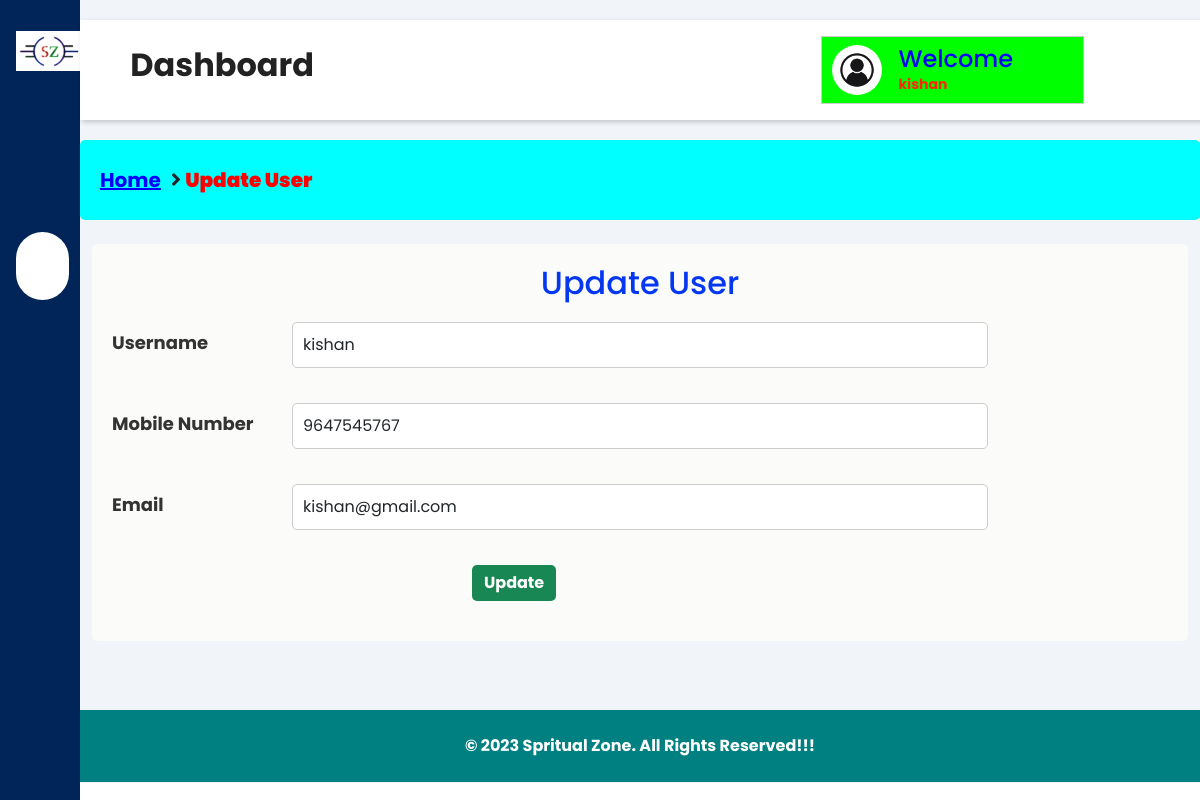
Page /admin/update-user.php?id=1 (signed in) on the committed database.
### tables this page shows
CREATE TABLE `register` (
  `id` int(11) NOT NULL,
  `username` varchar(40) NOT NULL,
  `mob` varchar(40) NOT NULL,
  `email` varchar(40) NOT NULL,
  `password` varchar(40) NOT NULL
);

### admin/update-user.php (the view, shortened to what this page needs)
<html>
<head>
    <link href="https://cdn.jsdelivr.net/npm/bootstrap@5.2.1/dist/css/bootstrap.min.css" rel="stylesheet">
    <link rel="stylesheet" href="https://maxst.icons8.com/vue-static/landings/line-awesome/line-awesome/1.3.0/css/line-awesome.min.css">
    <link rel="stylesheet" href="https://cdnjs.cloudflare.com/ajax/libs/font-awesome/5.15.3/css/all.min.css">
</head>
<body>
    <div class="sidebar">
        <div class="sidebar-brand">
            <h2>
            </h2>
        </div>
        <div class="sidebar-menu">
            <ul>
                <li>
                    <a href="dashboard.php"><span class="las la-igloo"></span>
                        <span>Dashboard</span></a>
                </li>
                <li>
                    <a href="manage-packages.php"><span class="las la-route"></span>
                        <span>Tour Packages</span></a>
                </li>
                <li>
                    <a href="manage-users.php" class="active"><span class="las la-users"></span>
                        <span>Manage Users</span></a>
                </li>
                <li>
                    <a href="manage-bookings.php"><span class="las la-book"></span>
                        <span>Manage Booking</span></a>
                </li>
                <li>
                    <a href="ticket-details.php"><span class="las la-file-invoice-dollar"></span>
                        <span>Ticket Details</span></a>
                </li>
                <li>
                    <a href="manage-feedback.php"><span class="las la-comments"></span>
                        <span>User Feedback</span></a>
                </li>
            </ul>
        </div>
    </div>
    <div class="main-content">
    <?php include 'includes/header.php'; ?>
        <main>
            <div class="custom-link">
                <a href="dashboard.php">Home</a>
                <i class="fa fa-angle-right"></i> &nbsp;<span style="color: red;"><b>Update User</b></span>
            </div>
            <div class="container-fluid mt-4">
                <div class="row">
                    <div class="col-md-12">
                        <form action="" method="POST">
                            <b>
                                <h2 class="heading">Update User</h2>
                            </b>
                            <?php
                            if (isset($_GET['id'])) {
                                $id = $_GET['id'];
                            } else {
                                echo "ID parameter is missing.";
                                exit;
                            }
                            $con = mysqli_connect("localhost", "root", "", "project");
                            $query = "select * from register where id='$id'";
                            $select = mysqli_query($con, $query);
                            $row = mysqli_fetch_assoc($select);
                            ?>
                            <div class="form-group row">
                                <label for="username" class="col-sm-2 col-form-label form-label">Username</label>
                                <div class="col-sm-8">
                                    <input type="text" class="form-control form-input" id="username" name="name" autocomplete="off" placeholder="Enter Username" value='<?php echo $row['username']; ?>' required>
                                </div>
                            </div>
                            <div class="form-group row">
                                <label for="mobileno" class="col-sm-2 col-form-label form-label">Mobile Number</label>
                                <div class="col-sm-8">
                                    <input type="tel" class="form-control form-input" id="mobileno" name="mob" autocomplete="off" maxlength="10" placeholder="Enter Mobile No." value='<?php echo $row['mob']; ?>' required>
                                </div>
                            </div>
                            <div class="form-group row">
                                <label for="email" class="col-sm-2 col-form-label form-label">Email</label>
                                <div class="col-sm-8">
                                    <input type="email" class="form-control form-input" id="email" name="email" autocomplete="off" placeholder="Enter Email ID" value='<?php echo $row['email']; ?>' required>
                                </div>
                            </div>
                            <div class="form-group row">
                                <div class="col-sm-8 offset-sm-4 btn-container">
                                    <button type="submit" name="submit" class="btn btn-success"><b>Update</b></button>
                                </div>
                            </div>
                        </form>
                    </div>
                </div>
            </div>
        </main>
        <?php include 'includes/footer.php'; ?>
    </div>
</body>
</html>

### admin/update-user.php (style rules this page uses)
:root { --main-color: #012558; --color-dark: #1D2231; --text-grey: #8390A2; }
* { padding: 0; margin: 0; box-sizing: border-box; list-style-type: none; text-decoration: none; font-family: 'Poppins', sans-serif; }
.sidebar { width: 300px; position: fixed; left: 0; top: 0; height: 100%; background: var(--main-color); z-index: 100; transition: width 300ms; }
.sidebar-brand { height: 90px; padding: 1rem 0rem 1rem 2rem; color: #fff; }
.sidebar-menu { margin-top: 1rem; }
.sidebar-menu li { width: 100%; margin-bottom: 1.7rem; padding-left: 2rem; }
.sidebar-menu ul { padding: 0; margin: 0; box-sizing: border-box; list-style-type: none; }
.sidebar-menu a { padding-left: 1rem; display: block; width: 83%; color: #fff; font-size: 1.1rem; text-decoration: none; }
.sidebar-menu a.active { background: #fff; padding-top: 1rem; padding-bottom: 1rem; color: var(--main-color); border-radius: 30px; text-decoration: none; font-weight: bold; }
.sidebar-menu a span:first-child { font-size: 1.5rem; padding-right: 1rem; }
.main-content { margin-left: 300px; transition: margin-left 300ms; padding-top: 10px; background-color: #f1f5f9; }
main { padding-top: 130px; background-color: #f1f5f9; min-height: calc(100vh - 100px); }
@media only screen and (max-width: 1200px) { .sidebar { width: 80px; } }
@media only screen and (max-width: 1200px) { .sidebar .sidebar-brand, .sidebar li { padding-left: 1rem; text-align: center; } }
@media only screen and (max-width: 1200px) { .sidebar li a { padding-left: 0rem; } }
@media only screen and (max-width: 1200px) { .main-content { margin-left: 80px; } }
.custom-link { display: flex; align-items: center; background-color: aqua; padding: 10px 20px; border-radius: 5px; text-align: center; margin-bottom: 20px; height: 10%; font-size: 20px; }
.custom-link a { display: inline-block; vertical-align: middle; margin-right: 10px; color: blue; }
.custom-link i { font-size: 20px; vertical-align: middle; }
.custom-link { font-weight: bold; }
.heading { text-align: center; color: #0437F2; margin-bottom: 20px; }
body { font-family: Arial, sans-serif; }
.container-fluid { margin-top: 20px; }
.form-control { border-radius: 5px; margin-bottom: 15px; padding: 10px; width: 100%; }
form { background: #FBFBF9; padding: 20px; border-radius: 5px; }
.form-group { margin-bottom: 20px; }
.form-label { font-weight: bold; margin-bottom: 5px; color: #333; font-size: 18px; }
.form-input { border-radius: 5px; padding: 10px; width: 100%; border: 1px solid #ccc; transition: border-color 0.3s; }
.form-group label { font-weight: bold; margin-bottom: 10px; }
.btn-success { border: none; border-radius: 5px; color: #fff; transition: background-color 0.3s, box-shadow 0.3s; }
.btn-container { text-align: left; }
.btn-success { margin-right: 10px; }

### rows in the picture
register: name "kishan", mob "9647545767", email "kishan@gmail.com"

### other values in the picture
$_SESSION['nm'] "kishan"
